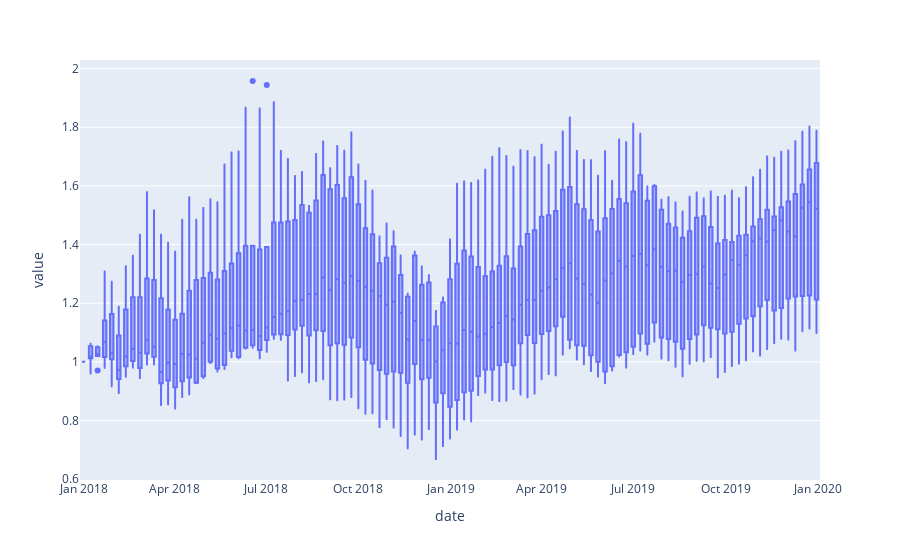

Notebook source saved alongside this figure:
### Code cell
# Bar chart row facet - FY2022
data_us_tech_stocks_FY22 = px.data.stocks()
fig = px.box(data_us_tech_stocks_FY22, x="date", y=data_us_tech_stocks_FY22.columns)
fig.show()

### Figure 1 — Plotly figure (JSON) as saved in the notebook; plotly's stock layout.template omitted (floating-point values rounded to 4 significant figures; data arrays with more than 128 entries replaced by an {"elided": "..."} marker saying what was removed)
{"data": [{"alignmentgroup": "True", "hovertemplate": "date=%{x}<br>value=%{y}<extra></extra>", "legendgroup": "", "marker": {"color": "#636efa"}, "name": "", "notched": false, "offsetgroup": "", "orientation": "v", "showlegend": false, "type": "box", "x": {"elided": "630 str values"}, "x0": " ", "xaxis": "x", "y": {"elided": "630 float values"}, "y0": " ", "yaxis": "y"}], "layout": {"autosize": true, "boxmode": "group", "legend": {"tracegroupgap": 0}, "margin": {"t": 60}, "xaxis": {"anchor": "y", "autorange": true, "domain": [0, 1], "range": ["2017-12-28 12:00", "2020-01-02 12:00"], "title": {"text": "date"}, "type": "date"}, "yaxis": {"anchor": "x", "autorange": true, "domain": [0, 1], "range": [0.5971, 2.029], "title": {"text": "value"}, "type": "linear"}}}
